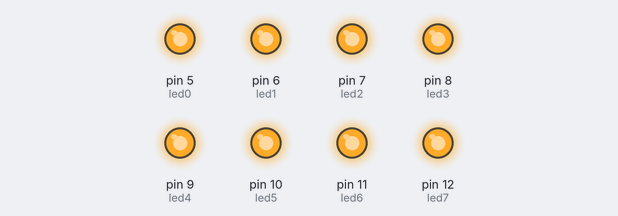
A sketch run on a simulated Arduino Uno, built with avr-gcc and run on an emulated ATmega328P. Shown: output pins drawn as LEDs (lit = HIGH).

Above: at 0.1 s.
At 29.6 s:
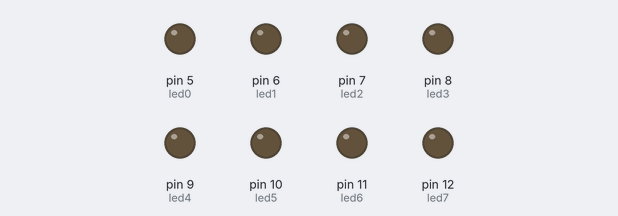
Timing chart, 0 to 31.1 s (numbered marks = the images above):
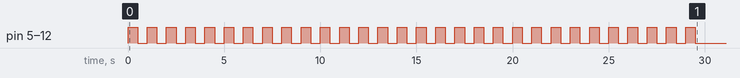

The sketch:

007_While.ino
```cpp
/**********************************************************************************
**                                                                               **
**                              Array de 8 LEDs                                  **
**                                                                               **
**                                                                               **
**********************************************************************************/
//********** Includes *************************************************************
//********** Variables ************************************************************
int ir = 0;
const int led0 = 5;          // donar nom al pin 5 de l’Arduino
const int led1 = 6;          // donar nom al pin 6 de l’Arduino
const int led2 = 7;          // donar nom al pin 7 de l’Arduino
const int led3 = 8;          // donar nom al pin 8 de l’Arduino
const int led4 = 9;          // donar nom al pin 9 de l’Arduino
const int led5 = 10;         // donar nom al pin 10 de l’Arduino
const int led6 = 11;         // donar nom al pin 11 de l’Arduino
const int led7 = 12;         // donar nom al pin 12 de l’Arduino
//********** Setup ****************************************************************
void setup()
{
  pinMode(led0, OUTPUT);     // definir el pin 5 com una sortida
  pinMode(led1, OUTPUT);     // definir el pin 6 com una sortida
  pinMode(led2, OUTPUT);     // definir el pin 7 com una sortida
  pinMode(led3, OUTPUT);     // definir el pin 8 com una sortida
  pinMode(led4, OUTPUT);     // definir el pin 9 com una sortida
  pinMode(led5, OUTPUT);     // definir el pin 10 com una sortida
  pinMode(led6, OUTPUT);     // definir el pin 11 com una sortida
  pinMode(led7, OUTPUT);     // definir el pin 12 com una sortida

  while(ir < 30)
  {ir++;
  digitalWrite(led0, HIGH);    // posar a 5V el pin 5
  digitalWrite(led1, HIGH);    // posar a 5V el pin 6
  digitalWrite(led2, HIGH);    // posar a 5V el pin 7
  digitalWrite(led3, HIGH);    // posar a 5V el pin 8
  digitalWrite(led4, HIGH);    // posar a 5V el pin 9
  digitalWrite(led5, HIGH);    // posar a 5V el pin 10
  digitalWrite(led6, HIGH);    // posar a 5V el pin 11
  digitalWrite(led7, HIGH);    // posar a 5V el pin 12

  delay(500);                  // es queden leds 500ms encesos

  digitalWrite(led0, LOW);     // posar a 0V el pin 5
  digitalWrite(led1, LOW);     // posar a 0V el pin 6
  digitalWrite(led2, LOW);     // posar a 0V el pin 7
  digitalWrite(led3, LOW);     // posar a 0V el pin 8
  digitalWrite(led4, LOW);     // posar a 0V el pin 9
  digitalWrite(led5, LOW);     // posar a 0V el pin 10
  digitalWrite(led6, LOW);     // posar a 0V el pin 11
  digitalWrite(led7, LOW);     // posar a 0V el pin 12

  delay(500);                  // es queden leds 500ms apagats


          }
}
//********** Loop *****************************************************************
void loop()
{

 }
//********** Funcions *************************************************************
```
